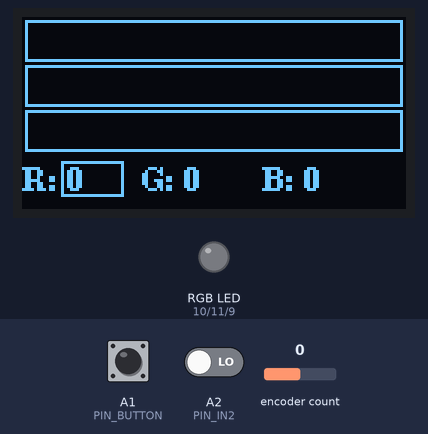
Simulated run of this sketch. Board: Arduino Uno, built with avr-gcc and run on an emulated ATmega328P. On the bench: 128×64 one-colour display, an RGB LED mixed from three pins (HIGH = lit). The test bench sets the inputs (shaded band); at power-on: encoder count 0, A1 (PIN_BUTTON) HIGH, A2 (PIN_IN2) LOW. Dim RGB values are drawn brighter than linear; what the sketch prints to the serial monitor is not drawn.

Above: at 1.2 s.
1.3 s: encoder count set to 1
At 2.3 s:
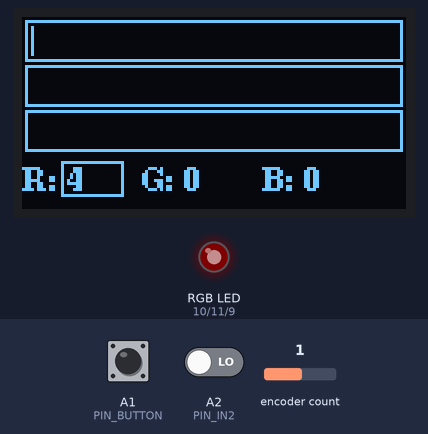
2.8 s: A1 (PIN_BUTTON) pulled LOW for 0.15 s
At 3.4 s:
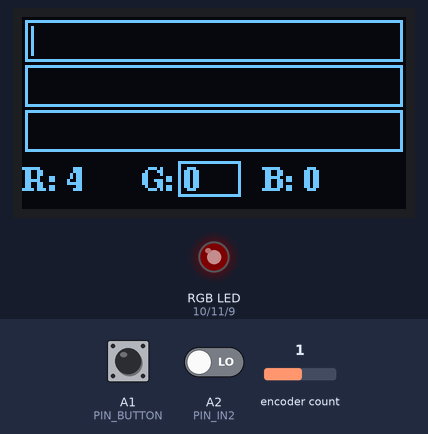
4.4 s: encoder count set to 2
At 5.6 s:
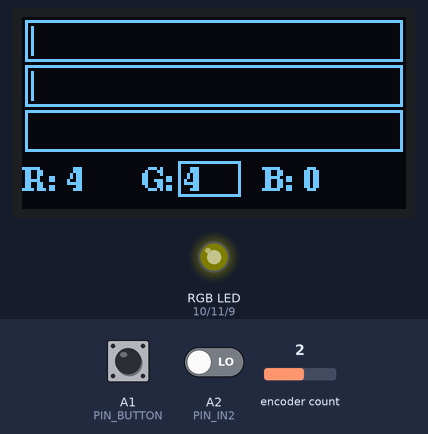
5.9 s: A1 (PIN_BUTTON) pulled LOW for 1 s
At 6.9 s:
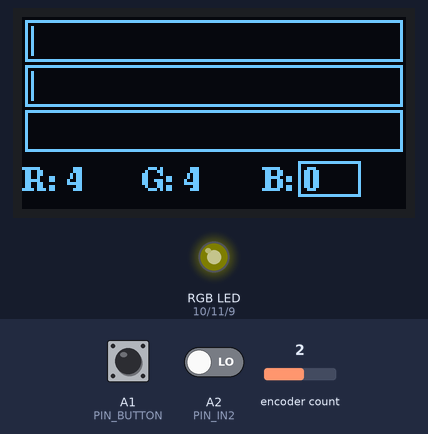
8.4 s: encoder count set to 3
At 8.8 s:
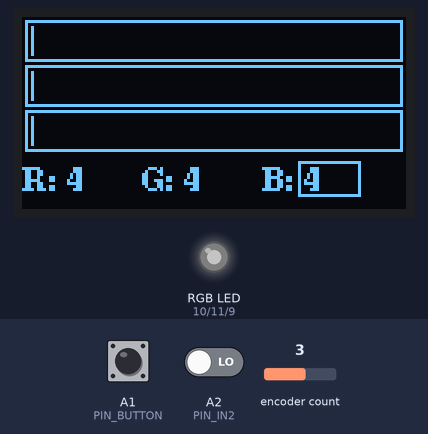
Timing chart, 0 to 10.9 s (numbered marks = the images above; inputs shaded):
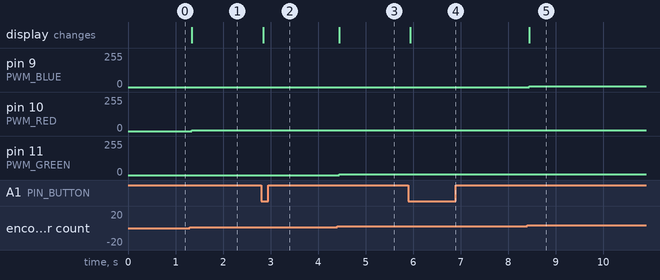

The sketch:

rgb_mixer.ino
```cpp
#include <Arduino.h>
#include <RotaryEncoder.h>
#include <U8g2lib.h>

// Encoder input pins
#define PIN_IN1 A0
#define PIN_IN2 A2

// Push button input pin
#define PIN_BUTTON A1

// PWM led outputs
#define PWM_RED 10
#define PWM_GREEN 11
#define PWM_BLUE 9

// Initialize display
// Adjust for the correct display model
U8G2_SH1106_128X64_NONAME_F_HW_I2C u8g2(U8G2_R0);

// Setup a RotaryEncoder with 2 steps per latch for the 2 signal input pins:
RotaryEncoder encoder(PIN_IN1, PIN_IN2, RotaryEncoder::LatchMode::TWO03);

enum{
  RED,
  GREEN,
  BLUE
}currentColor=RED;

unsigned short red=0, green=0, blue=0;
int encPos;

// Interrupt Service Routine for Pin Change Interrupt 1
// This routine will only be called on any signal change on A2 and A3.
ISR(PCINT1_vect) {
   encoder.tick();
}

void setup()
{
  // Activate the ISR PCINT1.
  // Modify the next 2 lines if using other pins than A2 and A3
  PCICR |= (1 << PCIE1);    // This enables Pin Change Interrupt 1 that covers the Analog input pins or Port C.
  PCMSK1 |= (1 << PCINT8) | (1 << PCINT10);  // This enables the interrupt for pin 0 and 2 of Port C.

  u8g2.begin();
  u8g2.setFont(u8g2_font_ncenB08_tr);

  Serial.begin(115200);
  while (! Serial);
  Serial.println("RGB color mixer");

  pinMode(PIN_BUTTON, INPUT_PULLUP);

  pinMode(PWM_RED, OUTPUT);
  pinMode(PWM_GREEN, OUTPUT);
  pinMode(PWM_BLUE, OUTPUT);

  currentColor=RED;

  displayDraw();
}

void loop()
{
  analogWrite(PWM_RED, red);
  analogWrite(PWM_GREEN, green);
  analogWrite(PWM_BLUE, blue);

  if(digitalRead(PIN_BUTTON) == 0){
    switch(currentColor){
      case RED:
        currentColor=GREEN;
        break;
      case GREEN:
        currentColor=BLUE;
        break;
      case BLUE:
        currentColor=RED;
        break;
    }
    displayDraw();
    while(digitalRead(PIN_BUTTON) == 0)
      ;
    delay(100);
  }

  encoder.tick();
  encPos=encoder.getPosition();

  if(encPos != 0){
    adjColor();
    encoder.setPosition(0);
    displayDraw();
  }
}

void adjColor(){
  switch(currentColor){
      case RED:
        red += encPos*2;
        if(red > 255)
          encPos > 0 ? red=255 : red=0;
        break;
      case GREEN:
        green += encPos*2;
        if(green > 255)
          encPos > 0 ? green=255 : green=0;
        break;
      case BLUE:
        blue += encPos*2;
        if(blue > 255)
          encPos > 0 ? blue=255 : blue=0;
        break;
    }
}

void displayDraw(){
  u8g2.clearBuffer();
  u8g2.drawFrame(1, 1, 126, 14);
  u8g2.drawFrame(1, 16, 126, 14);
  u8g2.drawFrame(1, 31, 126, 14);
  u8g2.drawBox(3, 3, (float(red)/255.0)*122.0, 10);
  u8g2.drawBox(3, 18, (float(green)/255.0)*122.0, 10);
  u8g2.drawBox(3, 33, (float(blue)/255.0)*122.0, 10);
  drawSelFrame();
  u8g2.setCursor(0, 58);
  u8g2.print("R: ");
  u8g2.print(red);
  u8g2.setCursor(40, 58);
  u8g2.print("G: ");
  u8g2.print(green);
  u8g2.setCursor(80, 58);
  u8g2.print("B: ");
  u8g2.print(blue);
  u8g2.sendBuffer();

  return;
}

void drawSelFrame(){
  switch(currentColor){
      case RED:
        u8g2.drawFrame(13, 48, 21, 12);
        break;
      case GREEN:
        u8g2.drawFrame(52, 48, 21, 12);
        break;
      case BLUE:
        u8g2.drawFrame(92, 48, 21, 12);
        break;
    }
}
```

Measured:
- after the input at 1.3 s, pin 10 (PWM_RED): 0/255 → 4/255 at once; the display: changes at once (image 1)
- after the input at 2.8 s, the display: changes at once (image 2)
- after the input at 4.4 s, pin 11 (PWM_GREEN): 0/255 → 4/255 at once; the display: changes at once (image 3)
- after the input at 5.9 s, the display: changes at once (image 4)
- after the input at 8.4 s, pin 9 (PWM_BLUE): 0/255 → 4/255 at once; the display: changes at once (image 5)
